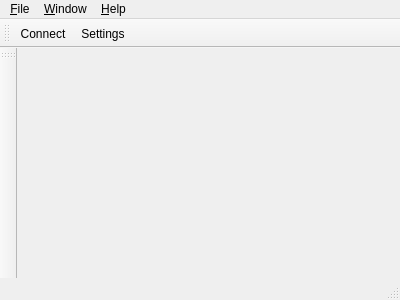
<?xml version="1.0" encoding="UTF-8"?>
<ui version="4.0">
 <class>MainWindow</class>
 <widget class="QMainWindow" name="MainWindow">
  <property name="geometry">
   <rect>
    <x>0</x>
    <y>0</y>
    <width>400</width>
    <height>300</height>
   </rect>
  </property>
  <property name="windowTitle">
   <string>nIRC</string>
  </property>
  <widget class="QMdiArea" name="centralWidget"/>
  <widget class="QMenuBar" name="qmbMain">
   <property name="geometry">
    <rect>
     <x>0</x>
     <y>0</y>
     <width>400</width>
     <height>27</height>
    </rect>
   </property>
   <widget class="QMenu" name="qmFile">
    <property name="tearOffEnabled">
     <bool>false</bool>
    </property>
    <property name="title">
     <string>&amp;File</string>
    </property>
   </widget>
   <widget class="QMenu" name="qmWindow">
    <property name="tearOffEnabled">
     <bool>false</bool>
    </property>
    <property name="title">
     <string>&amp;Window</string>
    </property>
   </widget>
   <widget class="QMenu" name="qmHelp">
    <property name="tearOffEnabled">
     <bool>false</bool>
    </property>
    <property name="title">
     <string>&amp;Help</string>
    </property>
   </widget>
   <addaction name="qmFile"/>
   <addaction name="qmWindow"/>
   <addaction name="qmHelp"/>
  </widget>
  <widget class="QToolBar" name="qtbMain">
   <property name="windowTitle">
    <string>Main toolbar</string>
   </property>
   <property name="iconSize">
    <size>
     <width>16</width>
     <height>16</height>
    </size>
   </property>
   <attribute name="toolBarArea">
    <enum>TopToolBarArea</enum>
   </attribute>
   <attribute name="toolBarBreak">
    <bool>false</bool>
   </attribute>
   <addaction name="qaConnect"/>
   <addaction name="qaSettings"/>
  </widget>
  <widget class="QStatusBar" name="statusBar"/>
  <widget class="QToolBar" name="qtbWindows">
   <property name="windowTitle">
    <string>Windows toolbar</string>
   </property>
   <property name="iconSize">
    <size>
     <width>16</width>
     <height>16</height>
    </size>
   </property>
   <property name="toolButtonStyle">
    <enum>Qt::ToolButtonTextBesideIcon</enum>
   </property>
   <attribute name="toolBarArea">
    <enum>LeftToolBarArea</enum>
   </attribute>
   <attribute name="toolBarBreak">
    <bool>false</bool>
   </attribute>
  </widget>
  <action name="qaConnect">
   <property name="icon">
    <iconset resource="../../nirc.qrc">
     <normaloff>:/icons/connect</normaloff>:/icons/connect</iconset>
   </property>
   <property name="text">
    <string>&amp;Connect</string>
   </property>
  </action>
  <action name="qaSettings">
   <property name="text">
    <string>&amp;Settings</string>
   </property>
   <property name="shortcut">
    <string>Ctrl+,</string>
   </property>
  </action>
 </widget>
 <layoutdefault spacing="6" margin="11"/>
 <resources>
  <include location="../../nirc.qrc"/>
 </resources>
 <connections/>
</ui>
